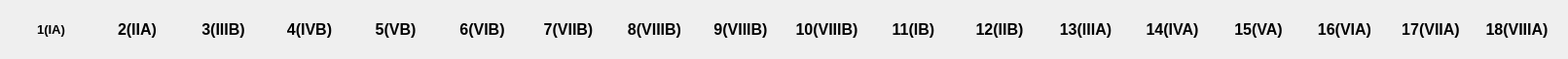
   <widget class="QWidget" name="gridLayoutWidget_2">
    <property name="geometry">
     <rect>
      <x>30</x>
      <y>80</y>
      <width>1611</width>
      <height>61</height>
     </rect>
    </property>
    <layout class="QGridLayout" name="gridLayout_2">
     <item row="0" column="16">
      <widget class="QLabel" name="grouplabel_2">
       <property name="font">
        <font>
         <pointsize>12</pointsize>
         <weight>75</weight>
         <bold>true</bold>
        </font>
       </property>
       <property name="text">
        <string>17(VIIA)</string>
       </property>
       <property name="alignment">
        <set>Qt::AlignCenter</set>
       </property>
      </widget>
     </item>
     <item row="0" column="12">
      <widget class="QLabel" name="grouplabel_6">
       <property name="font">
        <font>
         <pointsize>12</pointsize>
         <weight>75</weight>
         <bold>true</bold>
        </font>
       </property>
       <property name="text">
        <string>13(IIIA)</string>
       </property>
       <property name="alignment">
        <set>Qt::AlignCenter</set>
       </property>
      </widget>
     </item>
     <item row="0" column="9">
      <widget class="QLabel" name="grouplabel_9">
       <property name="font">
        <font>
         <pointsize>12</pointsize>
         <weight>75</weight>
         <bold>true</bold>
        </font>
       </property>
       <property name="text">
        <string>10(VIIIB)</string>
       </property>
       <property name="alignment">
        <set>Qt::AlignCenter</set>
       </property>
      </widget>
     </item>
     <item row="0" column="13">
      <widget class="QLabel" name="grouplabel_5">
       <property name="font">
        <font>
         <pointsize>12</pointsize>
         <weight>75</weight>
         <bold>true</bold>
        </font>
       </property>
       <property name="text">
        <string>14(IVA)</string>
       </property>
       <property name="alignment">
        <set>Qt::AlignCenter</set>
       </property>
      </widget>
     </item>
     <item row="0" column="14">
      <widget class="QLabel" name="grouplabel_4">
       <property name="font">
        <font>
         <pointsize>12</pointsize>
         <weight>75</weight>
         <bold>true</bold>
        </font>
       </property>
       <property name="text">
        <string>15(VA)</string>
       </property>
       <property name="alignment">
        <set>Qt::AlignCenter</set>
       </property>
      </widget>
     </item>
     <item row="0" column="11">
      <widget class="QLabel" name="grouplabel_7">
       <property name="font">
        <font>
         <pointsize>12</pointsize>
         <weight>75</weight>
         <bold>true</bold>
        </font>
       </property>
       <property name="text">
        <string>12(IIB)</string>
       </property>
       <property name="alignment">
        <set>Qt::AlignCenter</set>
       </property>
      </widget>
     </item>
     <item row="0" column="7">
      <widget class="QLabel" name="grouplabel_11">
       <property name="font">
        <font>
         <pointsize>12</pointsize>
         <weight>75</weight>
         <bold>true</bold>
        </font>
       </property>
       <property name="text">
        <string>8(VIIIB)</string>
       </property>
       <property name="alignment">
        <set>Qt::AlignCenter</set>
       </property>
      </widget>
     </item>
     <item row="0" column="6">
      <widget class="QLabel" name="grouplabel_12">
       <property name="font">
        <font>
         <pointsize>12</pointsize>
         <weight>75</weight>
         <bold>true</bold>
        </font>
       </property>
       <property name="text">
        <string>7(VIIB)</string>
       </property>
       <property name="alignment">
        <set>Qt::AlignCenter</set>
       </property>
      </widget>
     </item>
     <item row="0" column="8">
      <widget class="QLabel" name="grouplabel_10">
       <property name="font">
        <font>
         <pointsize>12</pointsize>
         <weight>75</weight>
         <bold>true</bold>
        </font>
       </property>
       <property name="text">
        <string>9(VIIIB)</string>
       </property>
       <property name="alignment">
        <set>Qt::AlignCenter</set>
       </property>
      </widget>
     </item>
     <item row="0" column="4">
      <widget class="QLabel" name="grouplabel_14">
       <property name="font">
        <font>
         <pointsize>12</pointsize>
         <weight>75</weight>
         <bold>true</bold>
        </font>
       </property>
       <property name="text">
        <string>5(VB)</string>
       </property>
       <property name="alignment">
        <set>Qt::AlignCenter</set>
       </property>
      </widget>
     </item>
     <item row="0" column="3">
      <widget class="QLabel" name="grouplabel_15">
       <property name="font">
        <font>
         <pointsize>12</pointsize>
         <weight>75</weight>
         <bold>true</bold>
        </font>
       </property>
       <property name="text">
        <string>4(IVB)</string>
       </property>
       <property name="alignment">
        <set>Qt::AlignCenter</set>
       </property>
      </widget>
     </item>
     <item row="0" column="2">
      <widget class="QLabel" name="grouplabel_16">
       <property name="font">
        <font>
         <pointsize>12</pointsize>
         <weight>75</weight>
         <bold>true</bold>
        </font>
       </property>
       <property name="text">
        <string>3(IIIB)</string>
       </property>
       <property name="alignment">
        <set>Qt::AlignCenter</set>
       </property>
      </widget>
     </item>
     <item row="0" column="1">
      <widget class="QLabel" name="grouplabel_17">
       <property name="font">
        <font>
         <pointsize>12</pointsize>
         <weight>75</weight>
         <bold>true</bold>
        </font>
       </property>
       <property name="text">
        <string>2(IIA)</string>
       </property>
       <property name="alignment">
        <set>Qt::AlignCenter</set>
       </property>
      </widget>
     </item>
     <item row="0" column="5">
      <widget class="QLabel" name="grouplabel_13">
       <property name="font">
        <font>
         <pointsize>12</pointsize>
         <weight>75</weight>
         <bold>true</bold>
        </font>
       </property>
       <property name="text">
        <string>6(VIB)</string>
       </property>
       <property name="alignment">
        <set>Qt::AlignCenter</set>
       </property>
      </widget>
     </item>
     <item row="0" column="10">
      <widget class="QLabel" name="grouplabel_8">
       <property name="font">
        <font>
         <pointsize>12</pointsize>
         <weight>75</weight>
         <bold>true</bold>
        </font>
       </property>
       <property name="text">
        <string>11(IB)</string>
       </property>
       <property name="alignment">
        <set>Qt::AlignCenter</set>
       </property>
      </widget>
     </item>
     <item row="0" column="15">
      <widget class="QLabel" name="grouplabel_3">
       <property name="font">
        <font>
         <pointsize>12</pointsize>
         <weight>75</weight>
         <bold>true</bold>
        </font>
       </property>
       <property name="text">
        <string>16(VIA)</string>
       </property>
       <property name="alignment">
        <set>Qt::AlignCenter</set>
       </property>
      </widget>
     </item>
     <item row="0" column="17">
      <widget class="QLabel" name="grouplabel_1">
       <property name="font">
        <font>
         <pointsize>12</pointsize>
         <weight>75</weight>
         <bold>true</bold>
        </font>
       </property>
       <property name="text">
        <string>18(VIIIA)</string>
       </property>
       <property name="alignment">
        <set>Qt::AlignCenter</set>
       </property>
      </widget>
     </item>
     <item row="0" column="0">
      <widget class="QLabel" name="grouplabel_18">
       <property name="font">
        <font>
         <pointsize>10</pointsize>
         <weight>75</weight>
         <bold>true</bold>
        </font>
       </property>
       <property name="text">
        <string>1(IA)</string>
       </property>
       <property name="alignment">
        <set>Qt::AlignCenter</set>
       </property>
      </widget>
     </item>
    </layout>
   </widget>
